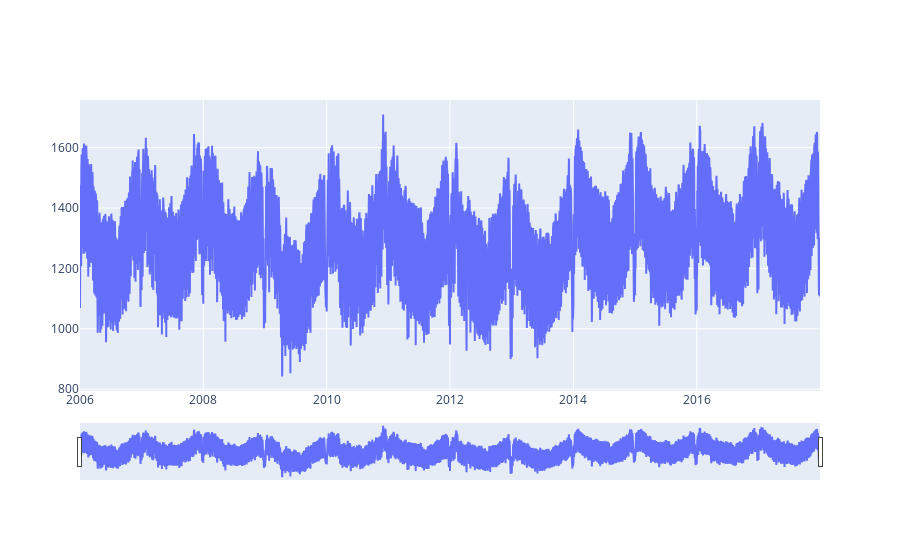

Source (notebook cell):
### Code cell
fig = go.Figure([go.Scatter(name = 'true',x=df['Date'], y=df['Consumption'])])
fig.update_xaxes(rangeslider_visible=True)
fig.show()

### Figure 1 — Plotly figure (JSON) as saved in the notebook; plotly's stock layout.template omitted (floating-point values rounded to 4 significant figures; data arrays with more than 128 entries replaced by an {"elided": "..."} marker saying what was removed)
{"data": [{"name": "true", "type": "scatter", "x": {"elided": "4383 str values"}, "y": {"elided": "4383 float values"}}], "layout": {"xaxis": {"rangeslider": {"visible": true}}}}
